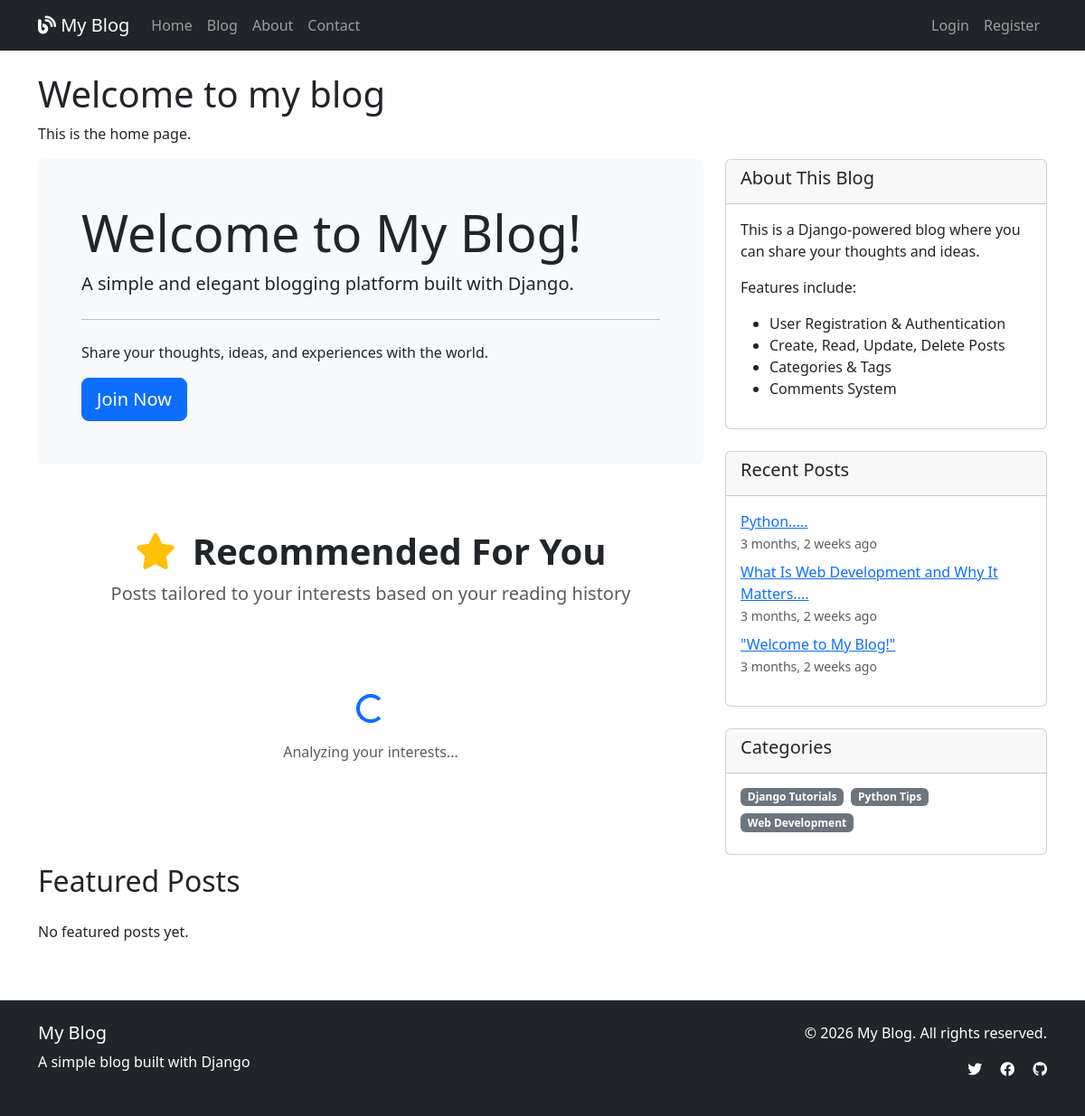
The page / on the database its author committed.
### blog/models.py (models this page shows, shortened)
class Post(models.Model):
    STATUS_CHOICES = [
        ('draft', 'Draft'),
        ('published', 'Published'),
    ]
    title = models.CharField(max_length=200)
    slug = models.SlugField(unique_for_date='publish_date', blank=True)
    author = models.ForeignKey(User, on_delete=models.CASCADE, related_name='blog_posts')
    content = models.TextField()
    excerpt = models.TextField(max_length=300, blank=True)
    category = models.ForeignKey(Category, on_delete=models.SET_NULL, null=True, blank=True, related_name='posts')
    tags = models.ManyToManyField(Tag, related_name='posts', blank=True)
    created_date = models.DateTimeField(auto_now_add=True)
    updated_date = models.DateTimeField(auto_now=True)
    publish_date = models.DateTimeField(default=timezone.now)
    status = models.CharField(max_length=10, choices=STATUS_CHOICES, default='draft')
    featured = models.BooleanField(default=False)
    image = models.ImageField(upload_to='blog_images/', blank=True, null=True)
    meta_title = models.CharField(max_length=200, blank=True)
    meta_description = models.CharField(max_length=300, blank=True)
    views = models.PositiveIntegerField(default=0)
    likes = models.ManyToManyField(
        User,
        related_name='post_likes',
        blank=True)
    class Meta:
        ordering = ['-publish_date']
        indexes = [
            models.Index(fields=['publish_date', 'status']),
            models.Index(fields=['slug']),
            models.Index(fields=['author']),
        ]

class Category(models.Model):
    name = models.CharField(max_length=100)
    slug = models.SlugField(unique=True)
    description = models.TextField(blank=True)

### blog/views.py (the view)
# urls.py: path('', views.home, name='home'),
def home(request):
    featured_posts = Post.objects.filter(
        status='published',
        featured=True
    ).order_by('-created_date')[:3]
    recent_posts = Post.objects.filter(
        status='published'
    ).order_by('-created_date')[:5]
    categories = Category.objects.all()
    context = {
        'featured_posts': featured_posts,
         'categories': categories,
        'recent_posts': recent_posts,
    }
    return render(request, 'home.html', context)

### blog/context_processors.py (called while the page is built)
def categories(request):
    return {
        'categories': Category.objects.all()
    }

### templates/home.html (shortened to what this page needs)
{% extends 'base.html' %}
{% block content %}
<h1>Welcome to my blog</h1>
<p>This is the home page.</p>
<div class="row">
    <div class="col-md-8">
        <div class="jumbotron bg-light p-5 rounded mb-4">
            <h1 class="display-4">Welcome to My Blog!</h1>
            <p class="lead">A simple and elegant blogging platform built with Django.</p>
            <hr class="my-4">
            <p>Share your thoughts, ideas, and experiences with the world.</p>
            {% if not user.is_authenticated %}
            <a class="btn btn-primary btn-lg" href="{% url 'register' %}" role="button">Join Now</a>
            {% else %}
            <a class="btn btn-primary btn-lg" href="{% url 'post_create' %}" role="button">Write a Post</a>
            {% endif %}
        </div>
<section class="recommendations-section py-5">
    <div class="container">
        <div class="section-header text-center mb-5">
            <h2 class="display-6 fw-bold">
                <i class="fas fa-star text-warning me-2"></i>
                Recommended For You
            </h2>
            <p class="lead text-muted">Posts tailored to your interests based on your reading history</p>
        </div>
        <div id="homepage-recommendations">
            <div class="text-center py-5">
                <div class="spinner-border text-primary" role="status">
                </div>
                <p class="mt-3 text-muted">Analyzing your interests...</p>
            </div>
        </div>
    </div>
</section>
        <h2 class="mb-4">Featured Posts</h2>
        {% if featured_posts %}
            {% for post in featured_posts %}
            <div class="card mb-4">
                <div class="card-body">
                    <h3 class="card-title">{{ post.title }}</h3>
                    <p class="card-text">
                        <small class="text-muted">
                            By {{ post.author }} | {{ post.created_date|date:"F d, Y" }}
                        </small>
                    </p>
                    <p class="card-text">{{ post.content|truncatewords:50 }}</p>
                    <a href="{% url 'post_detail' post.slug %}" class="btn btn-outline-primary">Read More</a>
                </div>
            </div>
            {% endfor %}
        {% else %}
            <p>No featured posts yet.</p>
        {% endif %}
    </div>
    <div class="col-md-4">
        <div class="card mb-4">
            <div class="card-header">
                <h5>About This Blog</h5>
            </div>
            <div class="card-body">
                <p>This is a Django-powered blog where you can share your thoughts and ideas.</p>
                <p>Features include:</p>
                <ul>
                    <li>User Registration & Authentication</li>
                    <li>Create, Read, Update, Delete Posts</li>
                    <li>Categories & Tags</li>
                    <li>Comments System</li>
                </ul>
            </div>
        </div>
        <div class="card mb-4">
            <div class="card-header">
                <h5>Recent Posts</h5>
            </div>
            <div class="card-body">
                <ul class="list-unstyled">
                    {% for post in recent_posts %}
                    <li class="mb-2">
                        <a href="{% url 'post_detail' post.slug %}">{{ post.title }}</a>
                        <br>
                        <small class="text-muted">{{ post.created_date|timesince }} ago</small>
                    </li>
                    {% empty %}
                    <li>No posts yet.</li>
                    {% endfor %}
                </ul>
            </div>
        </div>
        <div class="card">
            <div class="card-header">
                <h5>Categories</h5>
            </div>
            <div class="card-body">
                <div class="d-flex flex-wrap">
                    {% for category in categories %}
                    <a href="#" class="badge bg-secondary me-2 mb-2 text-decoration-none">
                        {{ category.name }}
                    </a>
                    {% empty %}
                    <p>No categories yet.</p>
                    {% endfor %}
                </div>
            </div>
        </div>
    </div>
</div>
{% endblock %}

### rows shown on the page
Post: title "Python.....", created_date "3 months, 2 weeks"
Post: title "What Is Web Development and Why It Matters....", created_date "3 months, 2 weeks"
Post: title "\"Welcome to My Blog!\"", created_date "3 months, 2 weeks"
Category: name "Django Tutorials"
Category: name "Python Tips"
Category: name "Web Development"
